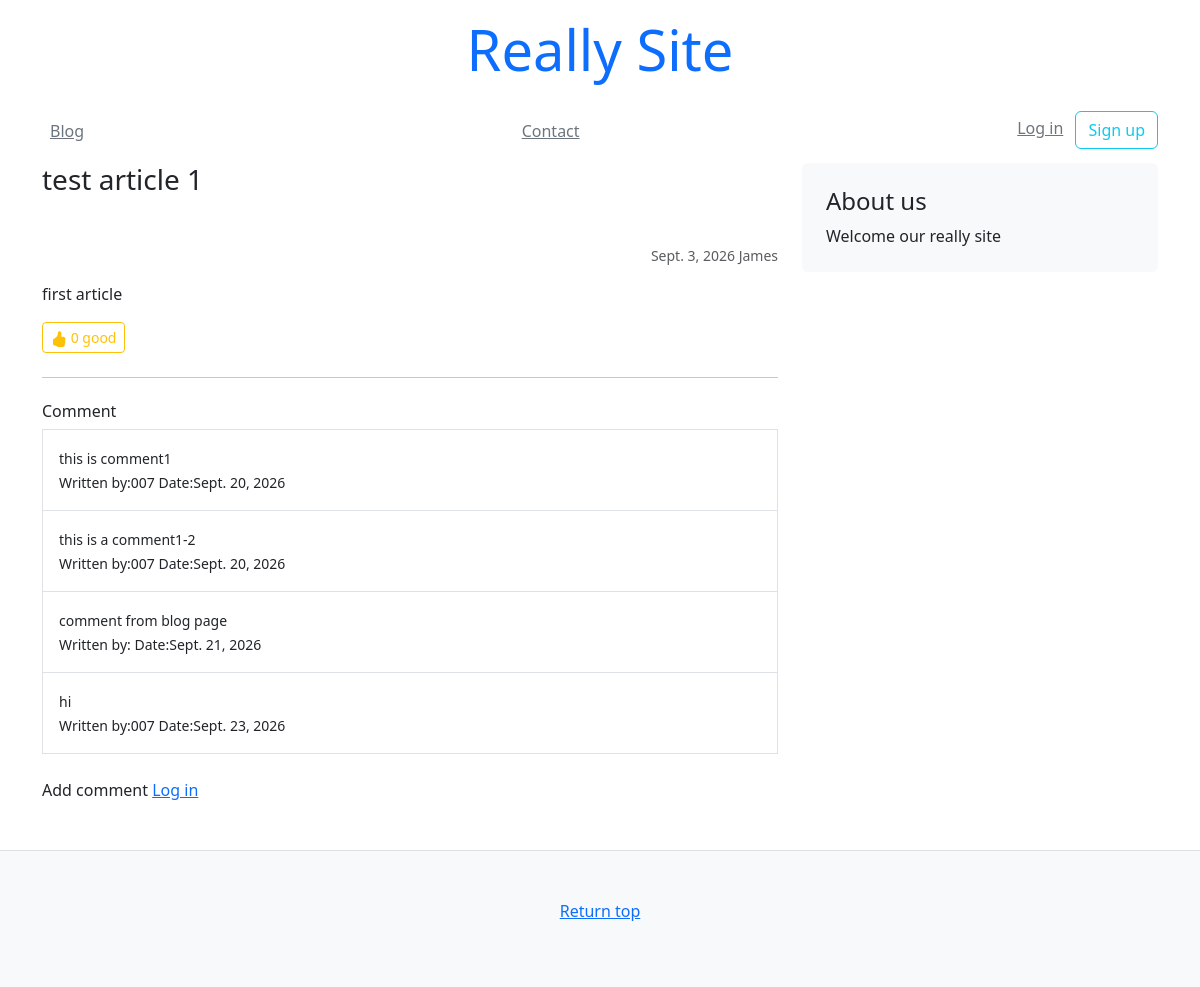
The app's page /blog/1/, older data.
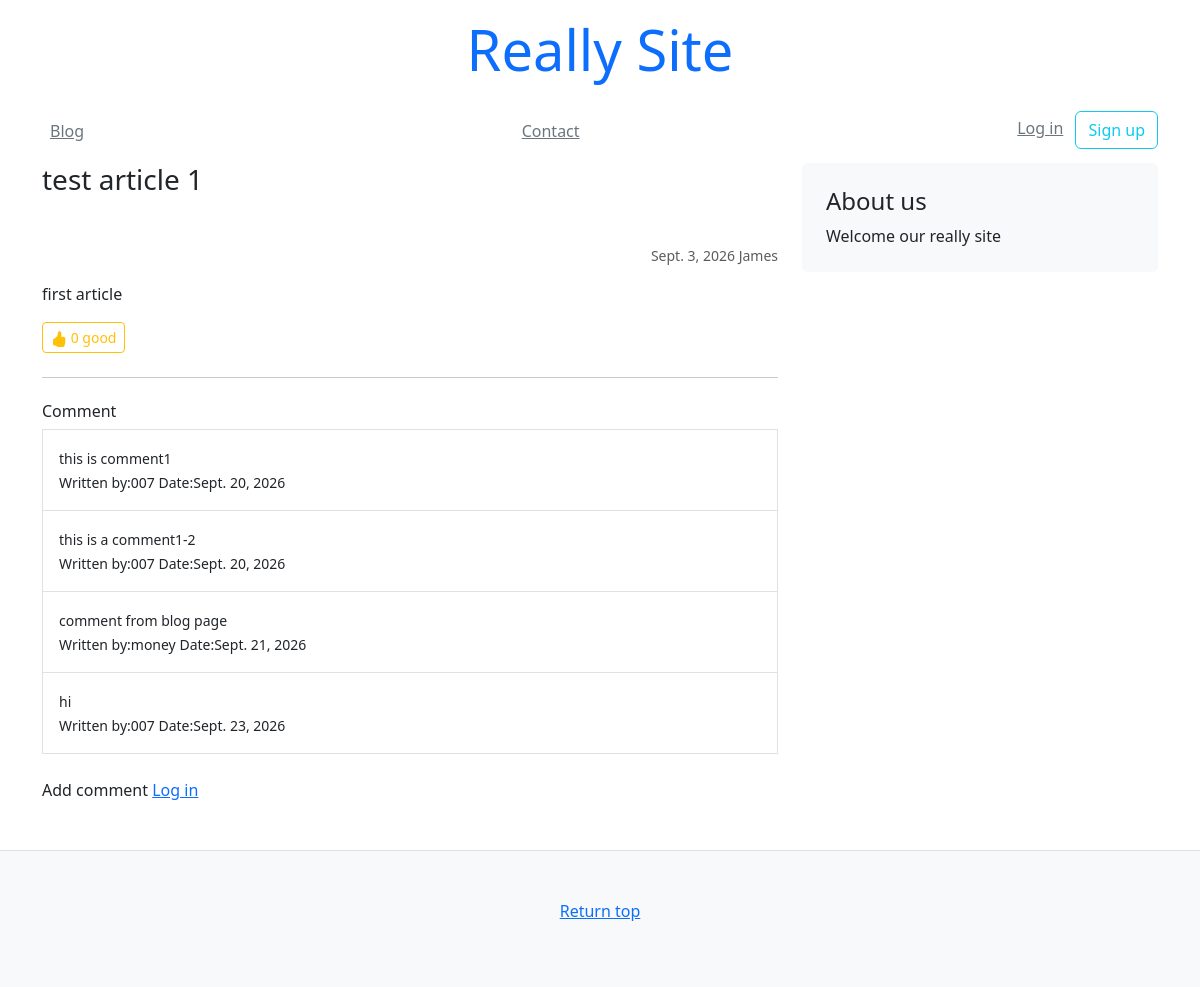
The same page, newer data.
### blog/models.py (models this page shows)
class Comment(models.Model):
    comment = models.TextField(default="", max_length=1000)
    created_at = models.DateField(auto_now_add=True)
    author = models.ForeignKey(get_user_model(), on_delete=models.CASCADE)
    article = models.ForeignKey(Article, on_delete=models.CASCADE)

### mysite/models/account_models.py (models this page shows, shortened)
class User(AbstractBaseUser):
    email = models.EmailField(
        max_length = 255,
        unique = True,
    )
    is_active = models.BooleanField(default=True)
    is_admin = models.BooleanField(default=False)
    objects = UserManager()
    USERNAME_FIELD = "email"
    REQUIRED_FIELDS = []

### mysite/models/profile_models.py (models this page shows)
class Profile(models.Model):
    user = models.OneToOneField(get_user_model(), unique=True, on_delete=models.CASCADE, primary_key=True)
    username = models.CharField(default="nemo", max_length=255)
    zipcode = models.CharField(default="", max_length=8)
    prefecture = models.CharField(default="", max_length=50)
    city = models.CharField(default="", max_length=50)
    address = models.CharField(default="", max_length=100)

### blog/views.py (the view, shortened to what this page needs)
# urls.py: path('<slug:pk>/', views.article),
def article(request, pk):
    obj = Article.objects.get(pk=pk)
    comments = Comment.objects.filter(article=obj)
    context = {
        "article": obj,
        "comments": comments
    }
    return render(request, "blog/article.html", context)

### templates/blog/article.html
{% extends 'mysite/base.html' %}
{% block content %}
    <main class="container">
        <div class="row">
            <div class="col-md-8">
                <h3 class="pb-4 mb-4 font-italic">{{ article.title }}</h3>
                <p class="small text-muted text-end">
                    {{ article.created_at }} {{ article.author }}
                </p>
                <p>{{ article.text }}</p>
                {% include 'mysite/snippets/like_count.html' %}
                <hr class="my-4">
                {% include 'mysite/snippets/comment.html' %}
            </div>
            {% include 'mysite/snippets/sidebar.html' %}
        </div>
    </main>
{% endblock content %}

### templates/mysite/snippets/comment.html
<div>
    <h3 class="h6">Comment</h3>
    <div class="list-group">
        {% for comment in comments %}
            <a class="list-group-item list-group-item-action p-3 rounded-0" href="">
                <p class="m-0">
                    <small>{{ comment.comment }}</small>
                </p>
                <p class="m-0">
                    <small>Written by:{{ comment.author.profile.username }} Date:{{ comment.created_at }}</small>
                </p>
            </a>
        {% endfor %}
    </div>
    {% if user.is_authenticated %}
        <form method="POST" class="my-4" action="">
            {% csrf_token %}
            <div class="mb-2">
                <label for="">Comment</label>
                <textarea class="rounded-0 bg-light form-control" name="comment" id="" rows="3"></textarea>
            </div>
            <div class="text-end">
                <button class="btn btn-sm btn-outline-success" type="submit">Add comment</button>
            </div>
        </form>
    {% else %}
        <p class="my-4">
            Add comment <a href="/login/">Log in</a>
        </p>
    {% endif %}
</div>

Row changes from the older to the newer data that the page shows:
changed Comment "comment from blog page": author.profile.username (not shown) → "money"
